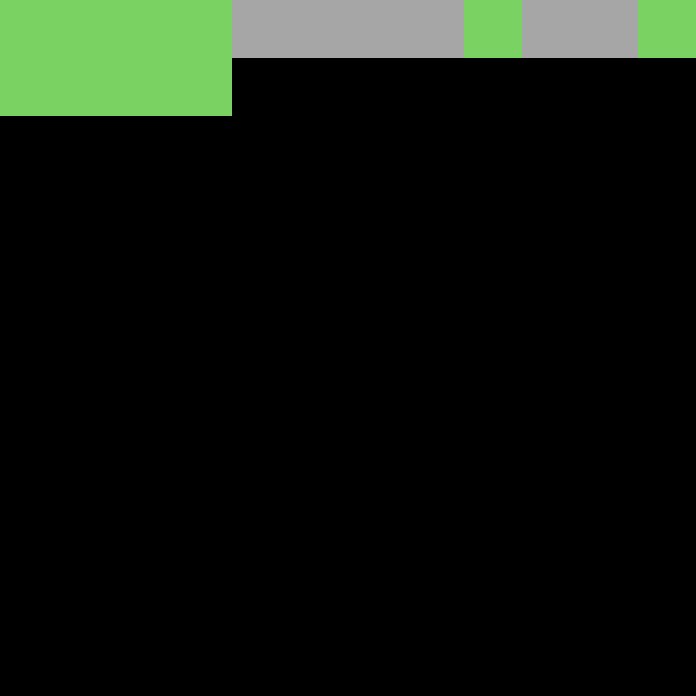

A 2D game scene composited from a Tiled map and its tileset images. What follows is a short description and the map's XML, with every tile layer's data as written:
An orthogonal 12x12 tile map with 58x58 px tiles, 1 tile layer (Tile Layer 1).

<map version="1.8" tiledversion="1.8.4" orientation="orthogonal" renderorder="right-down" width="12" height="12" tilewidth="58" tileheight="58" infinite="0" nextlayerid="2" nextobjectid="1">
 <tileset firstgid="1" source="Tiles.tsx" />
 <layer id="1" name="Tile Layer 1" width="12" height="12">
  <data encoding="csv">
3,3,3,3,
2,4,4,5,
3,4,4,3,
3,3,3,3,
</data>
 </layer>
</map>
